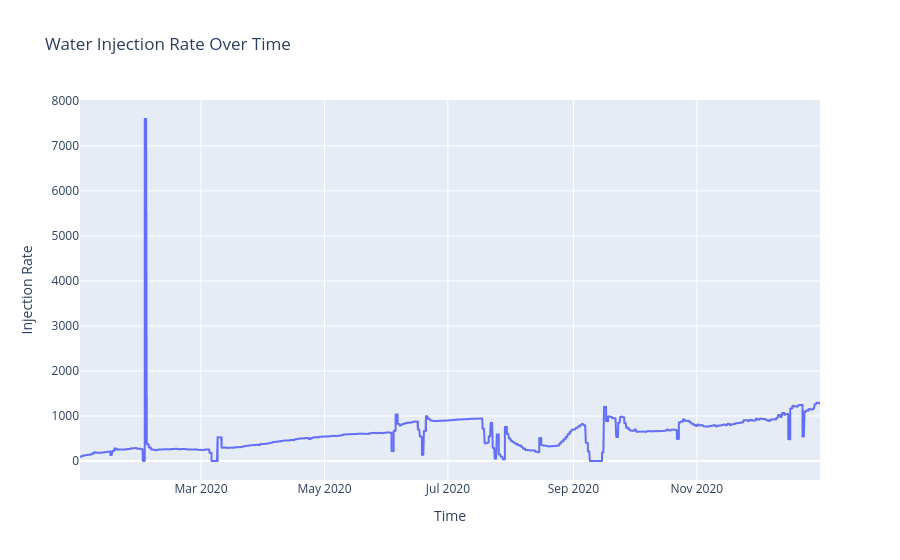

Write notebook code for a chart like this one.
### Code cell
fig = px.line(
    df,
    x='Time',
    y='Injection_Rate',
    title='Water Injection Rate Over Time',
    labels={
        'Time': 'Time',
        'Injection_Rate': 'Injection Rate'
    }
)

fig.show()

### Figure 1 — Plotly figure (JSON) as saved in the notebook; plotly's stock layout.template omitted (floating-point values rounded to 4 significant figures; data arrays with more than 128 entries replaced by an {"elided": "..."} marker saying what was removed)
{"data": [{"hovertemplate": "Time=%{x}<br>Injection Rate=%{y}<extra></extra>", "legendgroup": "", "line": {"color": "#636efa", "dash": "solid"}, "marker": {"symbol": "circle"}, "mode": "lines", "name": "", "showlegend": false, "type": "scattergl", "x": {"elided": "1303 str values"}, "xaxis": "x", "y": {"elided": "1303 float values"}, "yaxis": "y"}], "layout": {"legend": {"tracegroupgap": 0}, "title": {"text": "Water Injection Rate Over Time"}, "xaxis": {"anchor": "y", "domain": [0, 1], "title": {"text": "Time"}}, "yaxis": {"anchor": "x", "domain": [0, 1], "title": {"text": "Injection Rate"}}}}
